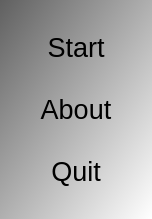
<?xml version="1.0" encoding="UTF-8"?>
<ui version="4.0">
 <class>QtToolSimplifyNewickMenuDialog</class>
 <widget class="QDialog" name="QtToolSimplifyNewickMenuDialog">
  <property name="geometry">
   <rect>
    <x>0</x>
    <y>0</y>
    <width>152</width>
    <height>219</height>
   </rect>
  </property>
  <property name="font">
   <font>
    <pointsize>20</pointsize>
   </font>
  </property>
  <property name="windowTitle">
   <string>SimplifyNewick</string>
  </property>
  <property name="windowIcon">
   <iconset resource="ToolSimplifyNewick.qrc">
    <normaloff>:/images/R.png</normaloff>:/images/R.png</iconset>
  </property>
  <property name="styleSheet">
   <string notr="true">QDialog { 
background-color: qlineargradient(x1: 0, y1: 0, x2: 1, y2: 1, stop: 0  #606060, stop: 1 #ffffff);
}
QDialog { 
selection-color: black;
selection-background-color: white
}

QPushButton { font: 48px, &quot;Verdana&quot; }
QPushButton{ 
selection-color: black;
selection-background-color: white
}
</string>
  </property>
  <layout class="QGridLayout" name="gridLayout">
   <item row="2" column="0">
    <widget class="QPushButton" name="button_quit">
     <property name="text">
      <string>Quit</string>
     </property>
     <property name="flat">
      <bool>true</bool>
     </property>
    </widget>
   </item>
   <item row="0" column="0">
    <widget class="QPushButton" name="button_start">
     <property name="text">
      <string>Start</string>
     </property>
     <property name="flat">
      <bool>true</bool>
     </property>
    </widget>
   </item>
   <item row="1" column="0">
    <widget class="QPushButton" name="button_about">
     <property name="text">
      <string>About</string>
     </property>
     <property name="flat">
      <bool>true</bool>
     </property>
    </widget>
   </item>
  </layout>
 </widget>
 <tabstops>
  <tabstop>button_start</tabstop>
  <tabstop>button_about</tabstop>
  <tabstop>button_quit</tabstop>
 </tabstops>
 <resources>
  <include location="ToolSimplifyNewick.qrc"/>
 </resources>
 <connections/>
</ui>
